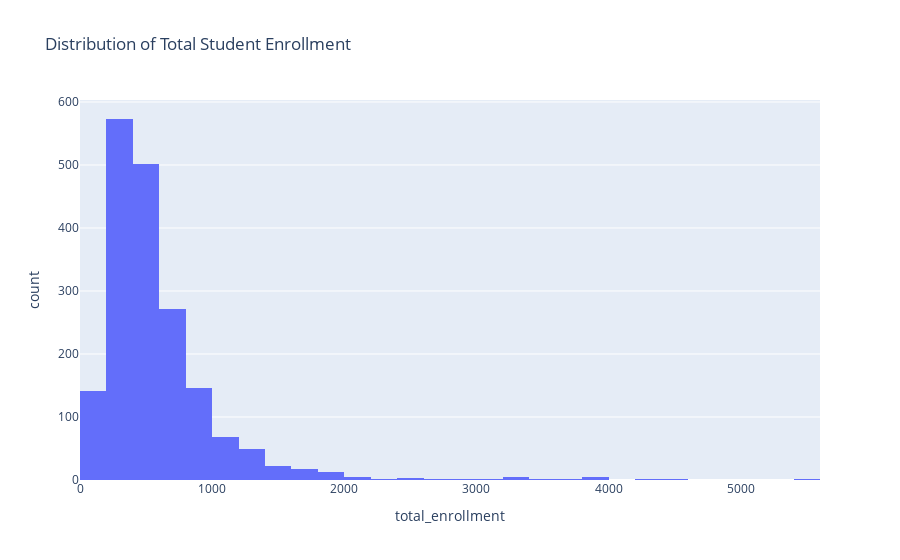

Notebook cell for this chart:
### Markdown cell above
### Task 2a: Total Enrollment
**1.** Create a histogram to explore how student enrollment is distributed across schools. You'll need to answer the questions that follow.

### Code cell
# Plot the distribution of total student enrollment
px.histogram(schools_df, x="total_enrollment", nbins=30, title="Distribution of Total Student Enrollment")

### Figure 1 — Plotly figure (JSON) as saved in the notebook; plotly's stock layout.template omitted (floating-point values rounded to 4 significant figures; data arrays with more than 128 entries replaced by an {"elided": "..."} marker saying what was removed)
{"data": [{"alignmentgroup": "True", "bingroup": "x", "hovertemplate": "total_enrollment=%{x}<br>count=%{y}<extra></extra>", "legendgroup": "", "marker": {"color": "#636efa", "pattern": {"shape": ""}}, "name": "", "nbinsx": 30, "offsetgroup": "", "orientation": "v", "showlegend": false, "type": "histogram", "x": {"elided": "1834 float values"}, "xaxis": "x", "yaxis": "y"}], "layout": {"autosize": true, "barmode": "relative", "legend": {"tracegroupgap": 0}, "title": {"text": "Distribution of Total Student Enrollment"}, "xaxis": {"anchor": "y", "autorange": true, "domain": [0, 1], "range": [0, 5600], "title": {"text": "total_enrollment"}, "type": "linear"}, "yaxis": {"anchor": "x", "autorange": true, "domain": [0, 1], "range": [0, 603.2], "title": {"text": "count"}}}}
